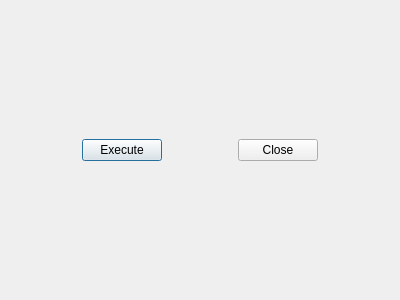
<?xml version="1.0" encoding="UTF-8"?>
<ui version="4.0">
 <class>DlgPluginUI</class>
 <widget class="QDialog" name="DlgPluginUI">
  <property name="geometry">
   <rect>
    <x>0</x>
    <y>0</y>
    <width>400</width>
    <height>300</height>
   </rect>
  </property>
  <property name="windowTitle">
   <string>Dialog</string>
  </property>
  <layout class="QVBoxLayout" name="verticalLayout">
   <item>
    <layout class="QFormLayout" name="formLayout"/>
   </item>
   <item>
    <layout class="QHBoxLayout" name="horizontalLayout">
     <item>
      <spacer name="horizontalSpacer">
       <property name="orientation">
        <enum>Qt::Horizontal</enum>
       </property>
       <property name="sizeHint" stdset="0">
        <size>
         <width>40</width>
         <height>20</height>
        </size>
       </property>
      </spacer>
     </item>
     <item>
      <widget class="QPushButton" name="btnExecute">
       <property name="toolTip">
        <string>Run this plugin using the supplied values</string>
       </property>
       <property name="text">
        <string>Execute</string>
       </property>
      </widget>
     </item>
     <item>
      <spacer name="horizontalSpacer_3">
       <property name="orientation">
        <enum>Qt::Horizontal</enum>
       </property>
       <property name="sizeHint" stdset="0">
        <size>
         <width>40</width>
         <height>20</height>
        </size>
       </property>
      </spacer>
     </item>
     <item>
      <widget class="QPushButton" name="btnDone">
       <property name="toolTip">
        <string>Close this window without doing anything</string>
       </property>
       <property name="text">
        <string>Close</string>
       </property>
      </widget>
     </item>
     <item>
      <spacer name="horizontalSpacer_2">
       <property name="orientation">
        <enum>Qt::Horizontal</enum>
       </property>
       <property name="sizeHint" stdset="0">
        <size>
         <width>40</width>
         <height>20</height>
        </size>
       </property>
      </spacer>
     </item>
    </layout>
   </item>
  </layout>
 </widget>
 <resources/>
 <connections/>
</ui>
